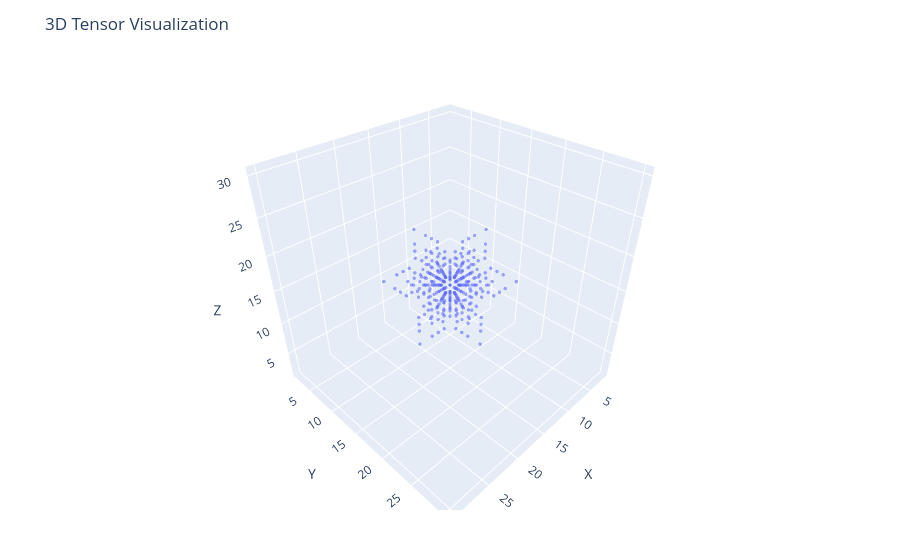

This figure's notebook cell:
### Code cell
curve = toCurveTensor(hypgraph_ten)
plotTensor(curve.tensor)

### Figure 1 — Plotly figure (JSON) as saved in the notebook; plotly's stock layout.template omitted (floating-point values rounded to 4 significant figures; data arrays with more than 128 entries replaced by an {"elided": "..."} marker saying what was removed)
{"data": [{"marker": {"opacity": 0.6, "size": 2}, "mode": "markers", "type": "scatter3d", "x": {"elided": "355 int values"}, "y": {"elided": "355 int values"}, "z": {"elided": "355 int values"}}], "layout": {"margin": {"b": 50, "l": 50, "r": 50, "t": 60}, "scene": {"aspectmode": "cube", "xaxis": {"range": [1, 31], "title": "X"}, "yaxis": {"range": [1, 31], "title": "Y"}, "zaxis": {"range": [1, 31], "title": "Z"}}, "title": "3D Tensor Visualization"}}
